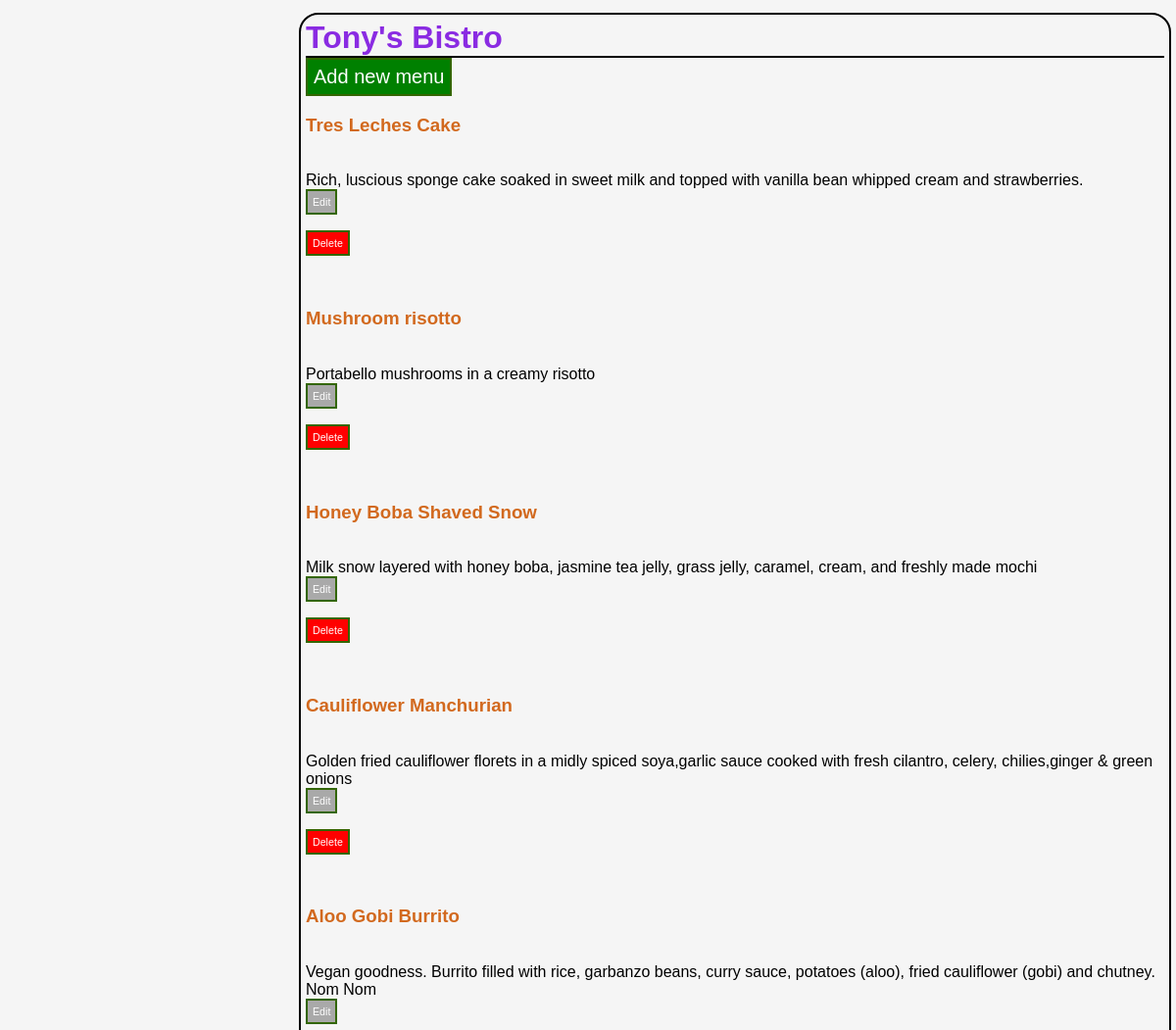
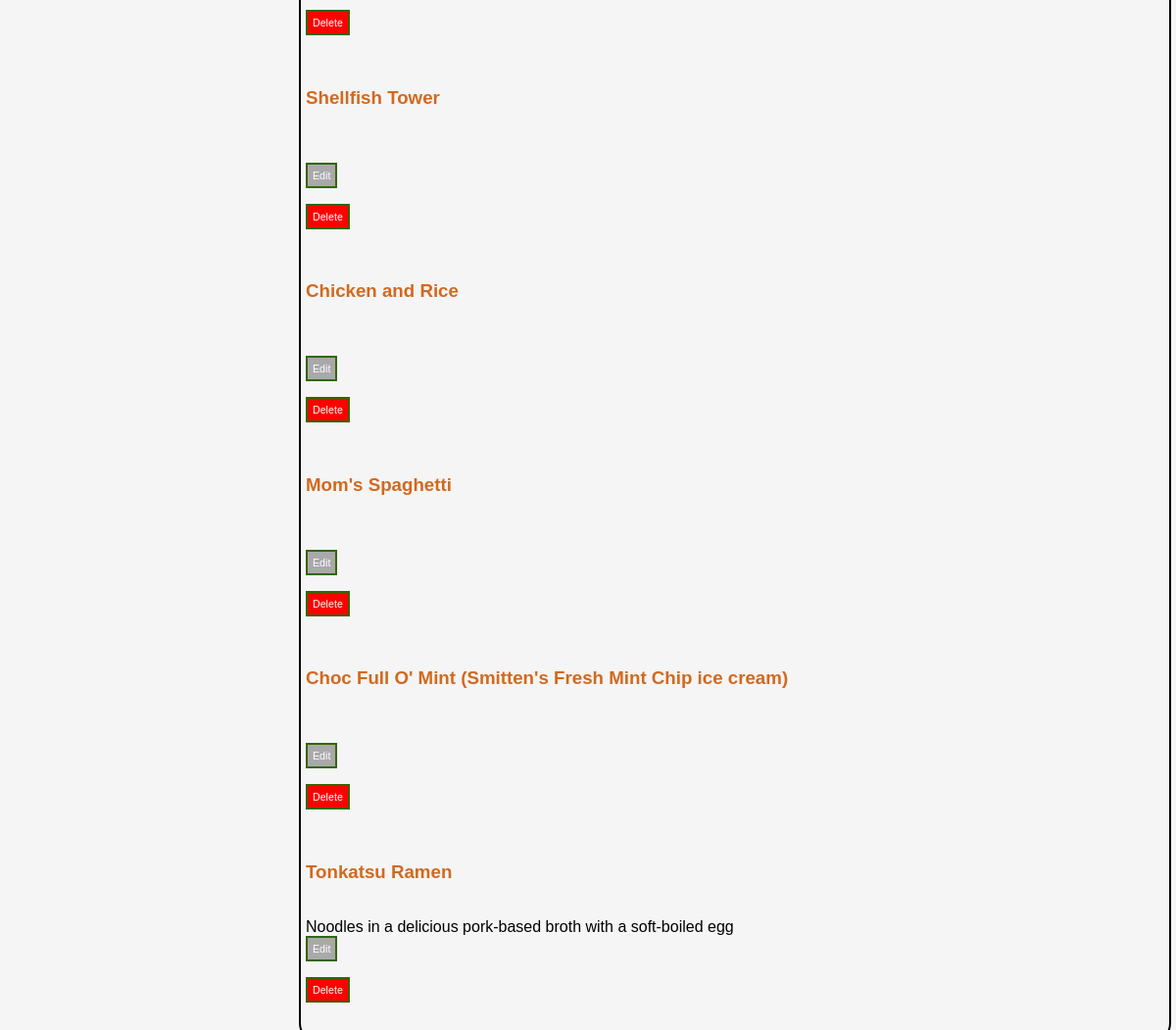
Page /restaurant/5/ on the committed database (2 pictures, top to bottom).
### database_setup.py (models this page shows, shortened)
class Restaurant(Base):
    __tablename__='restaurant'
    name = Column(String(80), nullable=False)
    id = Column(Integer, primary_key=True)

class MenuItem(Base):
    __tablename__='menu_item'
    name = Column(String(80), nullable=False)
    id= Column(Integer, primary_key=True)
    course = Column(String(80))
    description = Column(String(80))
    price = Column(String(80))
    restaurant_id = Column(Integer, ForeignKey('restaurant.id'))
    restaurant = relationship(Restaurant)

### project.py (the view)
@app.route('/restaurant/<int:restaurant_id>/')
def restaurantmenu(restaurant_id):
    restaurant=session.query(Restaurant).filter_by(id=restaurant_id).one()
    items = session.query(MenuItem).filter_by(restaurant_id=restaurant.id)
    return render_template('menu.html',restaurant=restaurant,items=items)

### templates/menu.html (shortened to what this page needs)
<html>
<head>
    <link rel="stylesheet" type="text/css" href="{{ url_for('static', filename='style.css') }}">
</head>
<body>
    <div class='pane'>
        <div class='header'>
    <h1>{{ restaurant.name }}</h1>
        </div>
    <form action="{{ url_for('newMenuItem', restaurant_id=restaurant.id) }}">
        <input type="submit"  style="font-size:15pt;color:white;background-color:green;border:2px solid #336600;padding:6px" value="Add new menu">
    </form>
    {% for i in items %}
        <h3>{{ i.name }}</h3>
    {{ i.description }} </br>
        <form action="{{ url_for('editMenuItem', restaurant_id=restaurant.id, menu_id=i.id) }}">
        <input type="submit"  style="font-size:8pt;color:white;background-color:darkgray;border:2px solid #336600;padding:5px" value="Edit">
    </form>
        <form action="{{ url_for('editMenuItem', restaurant_id=restaurant.id, menu_id=i.id) }}">
        <input type="submit"  style="font-size:8pt;color:white;background-color:red;border:2px solid #336600;padding:5px" value="Delete">
    </form>
    {% endfor %}
    </div>
</body>
</html>

### static/style.css (style rules this page uses)
body { font-family: sans-serif; background-color: whitesmoke; }
h1, h2, h4 { color: blueviolet; }
h3 { color: chocolate; }
h1, h2 { font-family: 'Arial', serif; margin: 0; }
h1 { border-bottom:2px solid #000000; }
.pane { position:absolute; left: 25%; border: 2px solid black; border-radius: 20px; padding: 5px; margin: 5px; border-color: #000000; }
.header { left:50%; text-aling:center; }

### rows in the picture
Restaurant: name "Tony's Bistro"
MenuItem: name "Tres Leches Cake", description "Rich, luscious sponge cake soaked in sweet milk and topped with vanilla bean whipped cream and strawberries."
MenuItem: name "Mushroom risotto", description "Portabello mushrooms in a creamy risotto"
MenuItem: name "Honey Boba Shaved Snow", description "Milk snow layered with honey boba, jasmine tea jelly, grass jelly, caramel, cream, and freshly made mochi"
MenuItem: name "Cauliflower Manchurian", description "Golden fried cauliflower florets in a midly spiced soya,garlic sauce cooked with fresh cilantro, celery, chilies,ginger & green onions"
MenuItem: name "Aloo Gobi Burrito", description "Vegan goodness. Burrito filled with rice, garbanzo beans, curry sauce, potatoes (aloo), fried cauliflower (gobi) and chutney. Nom Nom"
MenuItem: name "Shellfish Tower"
MenuItem: name "Chicken and Rice"
MenuItem: name "Mom's Spaghetti"
MenuItem: name "Choc Full O' Mint (Smitten's Fresh Mint Chip ice cream)"
MenuItem: name "Tonkatsu Ramen", description "Noodles in a delicious pork-based broth with a soft-boiled egg"
